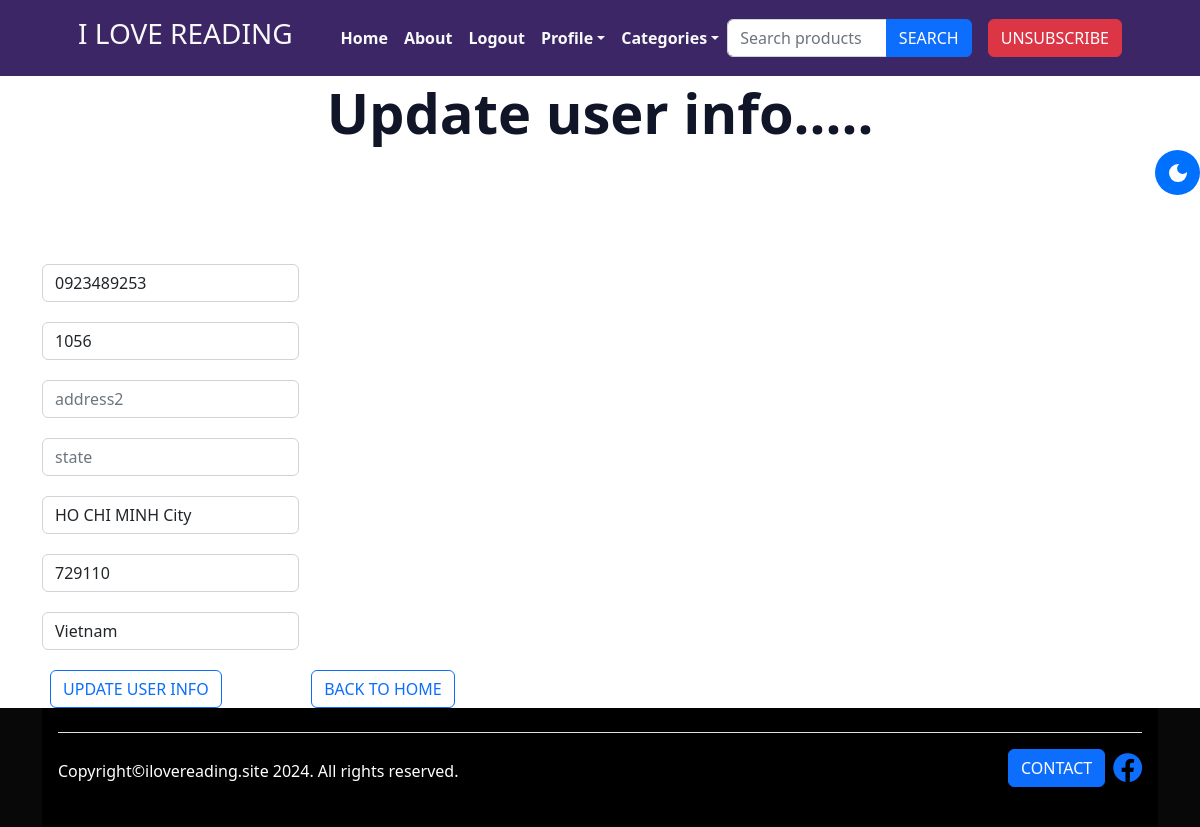
The app's page /update_info/ (signed in), older data.
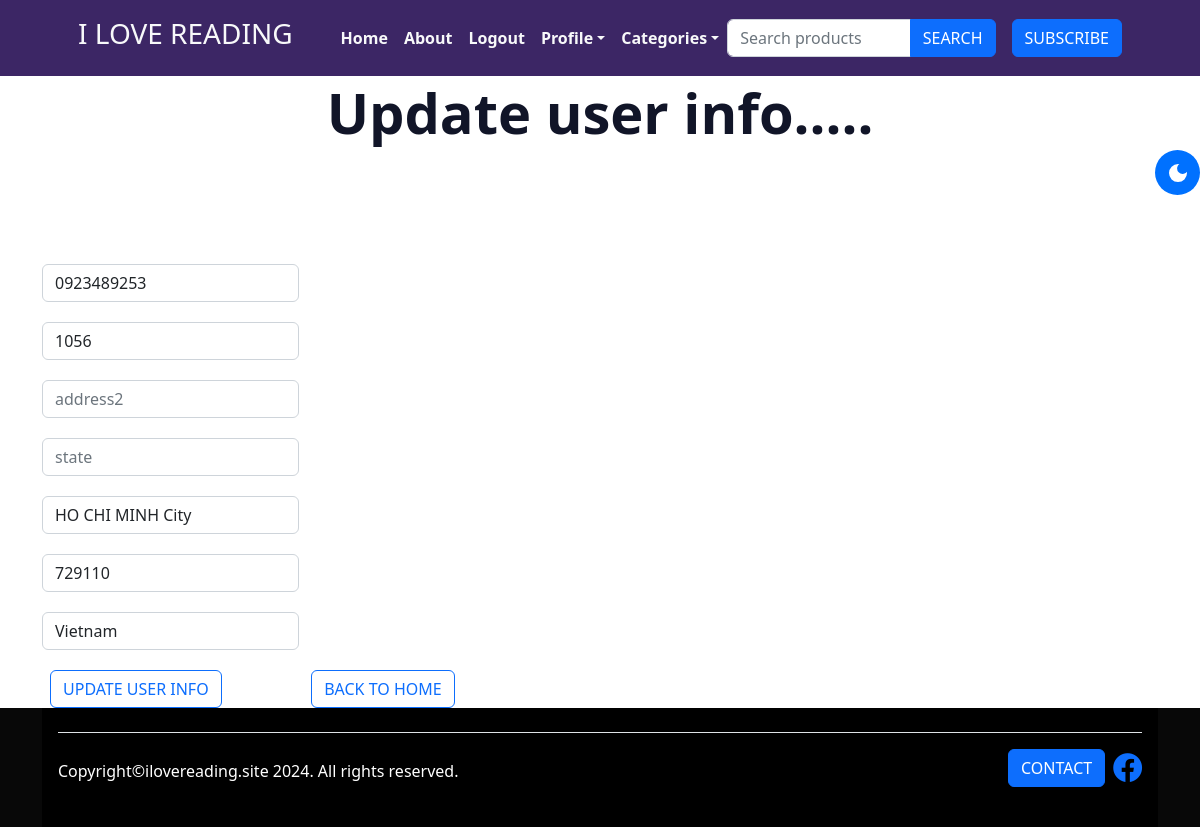
The same page, newer data.
### store/views.py (the view)
# urls.py: path('update_info/', views.update_info, name="update_info"),
def update_info(request):
    if request.user.is_authenticated:
        current_users = Profile.objects.get(user__id=request.user.id)
        form = UserInfoForm(request.POST or None, instance=current_users)
        if form.is_valid():
            form.save()
            messages.success(request, "Yoor info has been updated..")
            return redirect('home')
        return render(request, 'update_info.html', {"form":form})

### store/forms.py
class UserInfoForm(forms.ModelForm):
	phone = forms.CharField(label='', widget=forms.TextInput(attrs={'class':'form-control', 'placeholder':'phone'}), required = False)
	address1 = forms.CharField(label='', widget=forms.TextInput(attrs={'class':'form-control', 'placeholder':'address1'}), required = False)
	address2 = forms.CharField(label='', widget=forms.TextInput(attrs={'class':'form-control', 'placeholder':'address2'}), required = False)
	state = forms.CharField(label='', widget=forms.TextInput(attrs={'class':'form-control', 'placeholder':'state'}), required = False)
	city = forms.CharField(label='', widget=forms.TextInput(attrs={'class':'form-control', 'placeholder':'city'}), required = False)
	zipcode =forms.CharField(label='', widget=forms.TextInput(attrs={'class':'form-control', 'placeholder':'zipcode'}), required = False)
	country = forms.CharField(label='', widget=forms.TextInput(attrs={'class':'form-control', 'placeholder':'country'}), required = False)
	class Meta:
		model = Profile
		fields = ('phone','address1','address2', 'state', 'city', 'zipcode', 'country', )

### templates/update_info.html (shortened to what this page needs)
{% extends "base.html" %}
{% block content %}
<header class="py-1">
    <div class="container px-4 px-lg-5">
        <div class="text-center display-4 fw-bolder gradient-text">
            <h1 class="display-4 fw-bolder">Update user info.....</h1>
        </div>
    </div>
</header>
<br>
<br>
<br>
<br>
<div class="container">
    <div class="row">
        <div class="col-md-6">
            <form method="POST" action="{% url 'update_info' %}" class="d-inline-block">
                {{ form.as_p }}
                <button type="submit" class="btn btn-outline-primary ms-2">Update User Info</button>
            </form>
            <a href="{% url 'home' %}" class="btn btn-outline-primary ms-2">
                BACK TO HOME
            </a>
        </div>
    </div>
</div>
{% endblock %}

Row changes from the older to the newer data that the page shows:
changed Profile "HO CHI MINH City": is_subscriber True → False (drawn)
Text that changed along with them:
text no longer shown: "UNSUBSCRIBE"
text now shown: "SUBSCRIBE"
